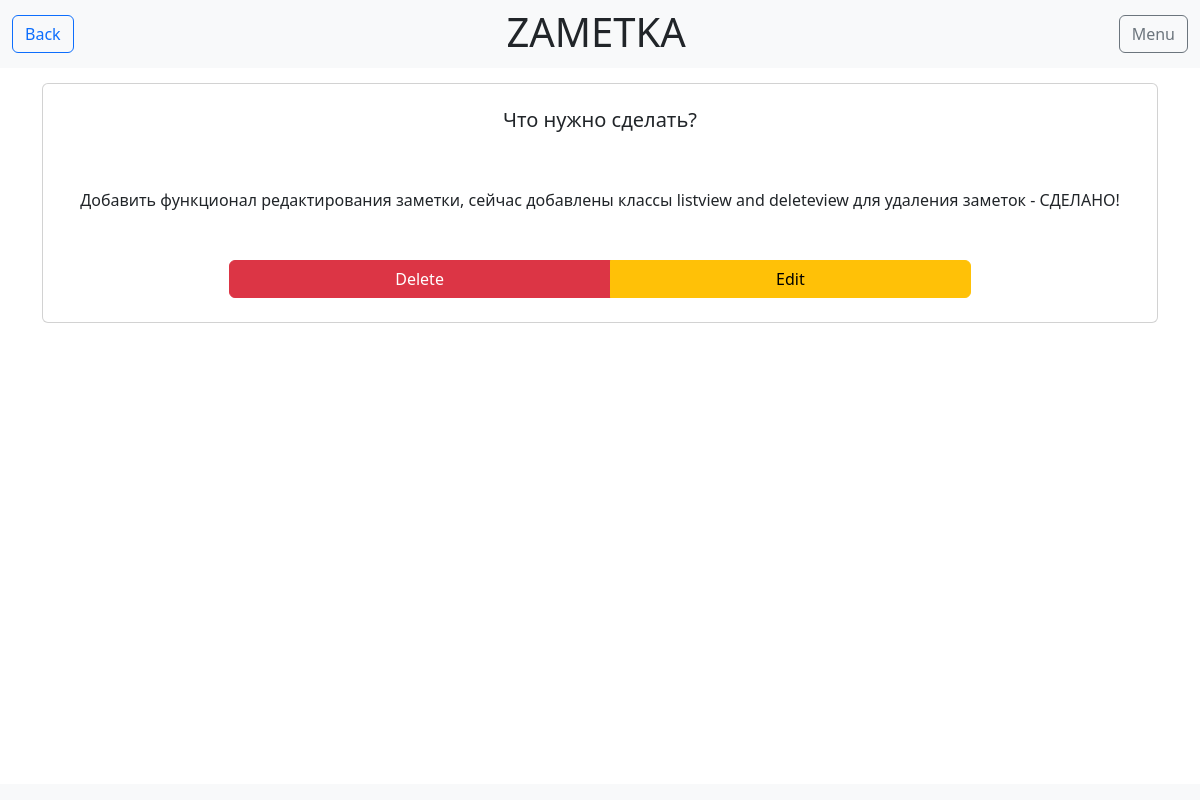
The app's page /fullnotice/38/ with its own data.
### noticeapp/models.py (models this page shows, shortened)
class Notice(models.Model):
    title = models.CharField(max_length=50)
    text = models.TextField(blank=True)
    time_create = models.DateTimeField(auto_now_add=True)
    class Meta: #for admin board
        ordering = ['time_create', 'title']

### noticeapp/views.py (the view)
# urls.py: path('fullnotice/<slug:notice_id>/', full_notice, name='fullnotice'),
def full_notice(request, notice_id):#по айди отображать карточку в новой странице, где будет возможность edit and delete
    notice_card_information = get_object_or_404(Notice, pk=notice_id)
    return render(request, 'notice/fullnotice.html', {'notice_card_information': notice_card_information})

### noticeapp/templates/notice/fullnotice.html (shortened to what this page needs)
{% load static %}
<!DOCTYPE html>
<html lang="en">
   <head>
      <link type="text/css" href = "{% static 'noticeapp/css/style.css' %}" rel="stylesheet" >
      <link href="https://cdn.jsdelivr.net/npm/bootstrap@5.2.0/dist/css/bootstrap.min.css" rel="stylesheet">
   </head>
   <body>
      <nav class="navbar navbar-expand-lg bg-light">
         <div class="container-fluid">
            <div class="collapse navbar-collapse" id="navbarSupportedContent">
               <ul class="navbar-nav me-auto mb-2 mb-lg-0">
                  <a href="{% url 'home' %}" type="button" class="btn btn-outline-primary">Back</a>
               </ul>
               <h1 class="me-auto mb-2 mb-lg-1">ZAMETKA</h1>
               <a href="#" type="button" class="btn btn-outline-secondary">Menu</a>
            </div>
         </div>
      </nav>
      <div class="container">
         <div class="row">
            <div class="col align-self-center">
               <div class="card">
                  <br>
                  <div class="notice_title_text">
                     <h5 class="card-title">{{notice_card_information.title}}</h5>
                  </div>
                  <br>
                  <div class="notice_main_text">
                     <p class="card-text">{{notice_card_information.text}}</p>
                  </div>
                  <br>
                  <div class="btn-group col-md-8 offset-md-2" role="group" aria-label="Basic mixed styles example">
                     <a href="{% url 'deletenotice' notice_card_information.pk %}" type="button" class="btn btn-danger">Delete</a>
                     <a href="{% url 'editnotice' notice_card_information.pk %}" type="button" class="btn btn-warning">Edit</a>
                  </div>
               </div>
            </div>
         </div>
      </div>
      <div class="fixed-bottom">
         <nav class="navbar navbar-expand-lg bg-light"></nav>
      </div>
   </body>
</html>

### noticeapp/static/noticeapp/css/style.css (style rules this page uses)
body { background: rgb(255, 255, 255); font-size: 18px; color:#343434;; font-family:'Trebuchet MS', 'Lucida Sans Unicode', 'Lucida Grande', 'Lucida Sans', Arial, sans-serif; }
.container { max-width: 1280px; margin: auto; padding-top: 15px; }
.notice_title_text { text-align: center; }
.notice_main_text { text-align:center; }

### records on screen
Notice: title "Что нужно сделать?", text "Добавить функционал редактирования заметки, сейчас добавлены классы listview and deleteview для удаления заметок - СДЕЛАНО!"
